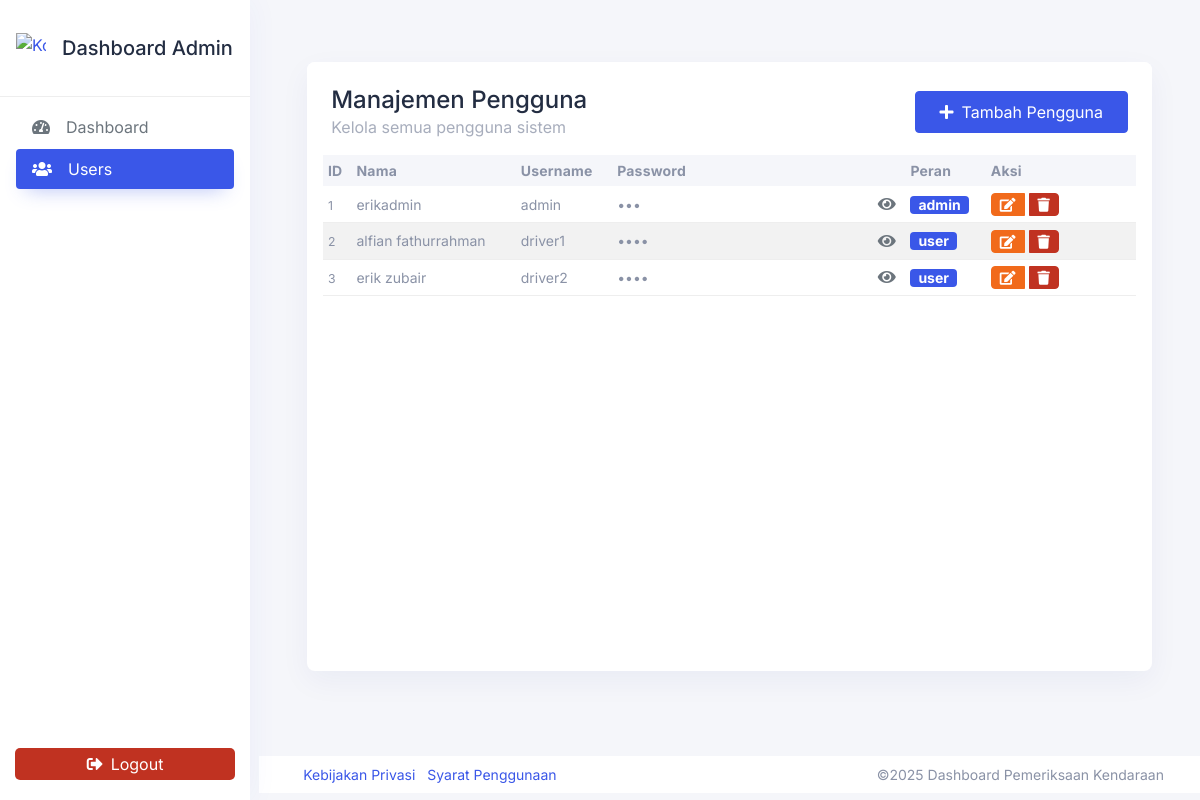
Page /dashboard/adminusers.php on the earlier database version.
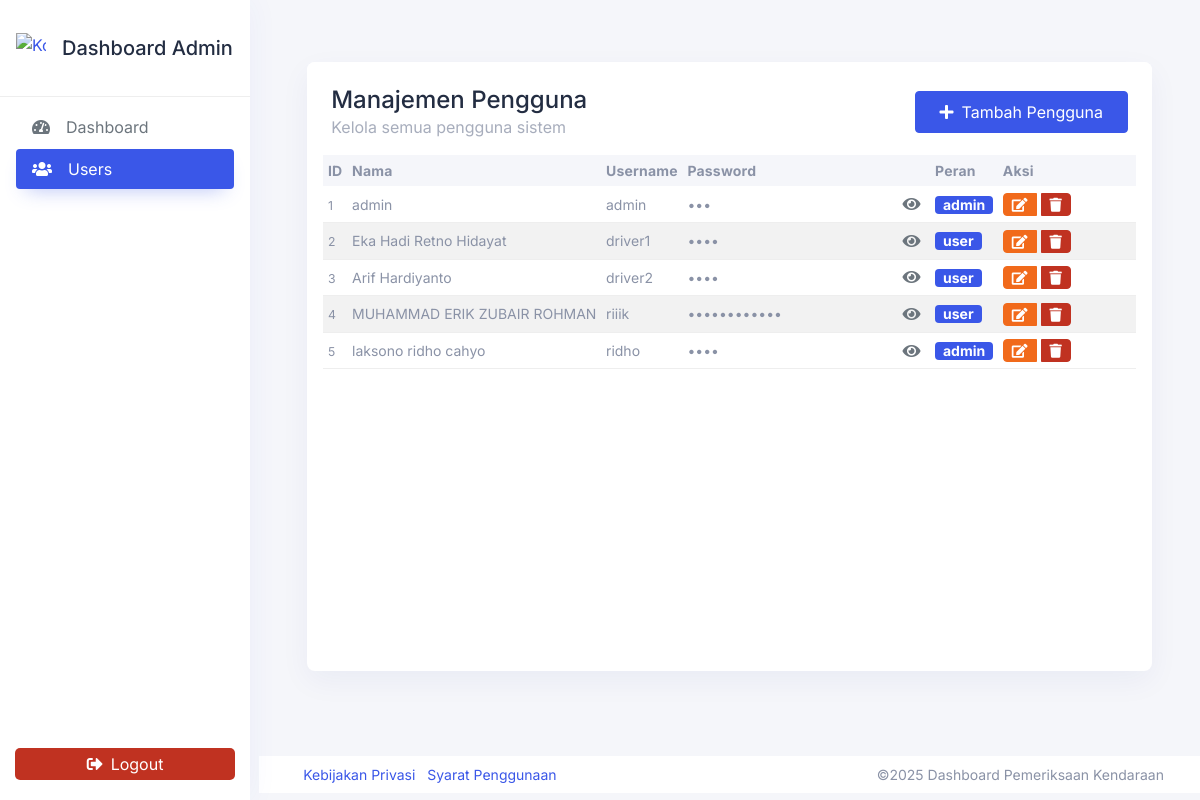
Same page on the later database version.
### tables this page shows
CREATE TABLE `users` (
  `id` int(11) NOT NULL,
  `name` varchar(255) NOT NULL,
  `username` varchar(255) NOT NULL,
  `password` varchar(255) NOT NULL,
  `role` enum('admin','user') NOT NULL
);

### dashboard/adminusers.php (the view, shortened to what this page needs)
<?php
$servername = "localhost";
$username = "root";
$password = "";
$database = "checkcar";
$conn = new mysqli($servername, $username, $password, $database);
$sql = "SELECT id, name, username, password, role FROM users";
$result = $conn->query($sql);
?>
<!DOCTYPE html>
<html lang="id" dir="ltr" data-bs-theme="light">
<head>
    <link href="https://cdn.jsdelivr.net/npm/@fortawesome/fontawesome-free@5.15.4/css/all.min.css" rel="stylesheet">
    <link rel="stylesheet" href="../assets/css/hope-ui.min.css">
    <link rel="stylesheet" href="../assets/css/custom.min.css">
    <link rel="stylesheet" href="https://cdnjs.cloudflare.com/ajax/libs/font-awesome/5.15.3/css/all.min.css">
</head>
<body>
    <div class="wrapper">
    <div class="wrapper">
    <button class="toggle-sidebar">
    </button>
    <aside class="sidebar sidebar-default sidebar-white sidebar-base navs-rounded-all">
        <div class="sidebar-header d-flex align-items-center justify-content-start">
            <a href="#" class="navbar-brand">
            <img src="../kmnf.png" alt="Kominfo Logo" class="icon-30">
                <h4 class="logo-title" style="font-size:20px">Dashboard Admin</h4>
            </a>
        </div>
        <div class="sidebar-body pt-0 data-scrollbar">
            <div class="sidebar-list">
                <ul class="navbar-nav iq-main-menu" id="sidebar-menu">
                    <li class="nav-item">
                        <a class="nav-link" href="index.php">
                            <i class="fas fa-tachometer-alt"></i>
                            <span class="item-name">Dashboard</span>
                        </a>
                    </li>
                    <li class="nav-item">
                        <a class="nav-link active" aria-current="page" href="#">
                            <i class="fas fa-users"></i>
                                 <span class="item-name">Users</span>
                                </a>
                            </li>
                </ul>
            </div>
        </div>
        <button class="logout-btn btn btn-danger w-90" onclick="handleLogout()">
            <i class="fas fa-sign-out-alt"></i>
            <span class="ms-2">Logout</span>
        </button>
    </aside>
    <main class="main-content">
        <div class="container-fluid content-inner mt-5 py-0">
            <div class="row">
                <div class="col-12">
                    <div class="card">
                        <div class="card-header d-flex justify-content-between align-items-center">
                            <div>
                                <h4 class="mb-0">Manajemen Pengguna</h4>
                                <p class="text-muted mb-0">Kelola semua pengguna sistem</p>
                            </div>
                            <button class="btn btn-primary" data-bs-toggle="modal" data-bs-target="#addUserModal">
                                <i class="fas fa-plus me-2"></i>Tambah Pengguna
                            </button>
                        </div>
                        <div class="card-body">
                            <div class="table-responsive">
                                <table class="table table-striped table-hover">
                                    <thead>
                                        <tr>
                                            <th>ID</th>
                                            <th>Nama</th>
                                            <th>Username</th>
                                            <th>Password</th>
                                            <th>Peran</th>
                                            <th width="150">Aksi</th>
                                        </tr>
                                    </thead>
                                    <tbody>
                                    <?php
                                    if ($result->num_rows > 0) {
                                        $nomor = 1;
                                        while($row = $result->fetch_assoc()) {
                                            echo "<tr class='align-middle'>";
                                            echo "<td><small>" . $nomor . "</small></td>";
                                            echo "<td>" . $row["name"] . "</td>";
                                            echo "<td>" . $row["username"] . "</td>";
                                            echo "<td class='password-cell'>";
                                            echo "<div class='d-flex align-items-center'>";
                                            echo "<input type='password' class='form-control-plaintext password-field py-0' id='password_" . $row["id"] . "' value='" . $row["password"] . "' readonly style='font-size: 14px;'>";
                                            echo "<button class='btn btn-link toggle-password-btn py-0 px-1' data-id='" . $row["id"] . "'>";
                                            echo "<i class='fas fa-eye'></i>";
                                            echo "</button>";
                                            echo "</div>";
                                            echo "</td>";
                                            echo "<td><small class='badge bg-primary'>" . $row["role"] . "</small></td>";
                                            echo "<td class='action-buttons'>";
                                            echo "<div class='btn-group btn-group-sm'>";
                                            echo "<button class='btn btn-warning btn-sm py-0 px-2' data-bs-toggle='modal' data-bs-target='#editModal" . $row["id"] . "'>";
                                            echo "<i class='fas fa-edit'></i>";
                                            echo "</button>";
                                            echo "<button class='btn btn-danger btn-sm py-0 px-2 ms-1' onclick='confirmDelete(" . $row["id"] . ")'>";
                                            echo "<i class='fas fa-trash'></i>";
                                            echo "</button>";
                                            echo "</div>";
                                            echo "</td>";
                                            echo "</tr>";
                                            $nomor++;
                                        }
                                    } else {
                                        echo "<tr><td colspan='6' class='text-center py-2'>Tidak ada data pengguna</td></tr>";
                                    }
                                    ?>
</tbody>
                                </table>
                            </div>
                        </div>
                    </div>
                </div>
            </div>
        </div>
        <footer class="footer">
                <div class="footer-body">
                    <ul class="left-panel list-inline mb-0 p-0">
                        <li class="list-inline-item"><a href="#">Kebijakan Privasi</a></li>
                        <li class="list-inline-item"><a href="#">Syarat Penggunaan</a></li>
                    </ul>
                    <div class="right-panel">
                        ©<?php echo date("Y"); ?> Dashboard Pemeriksaan Kendaraan
                    </div>
                </div>
            </footer>
    </main>
</div>
    </div>
</body>
</html>

### dashboard/adminusers.php (style rules this page uses)
.table td, .table th { padding: 0.3rem; font-size: 14px; }
.password-field { font-size: 14px; min-width: 100px; }
.action-buttons .btn { padding: 0.1rem 0.3rem; }
.card-body { padding: 1rem; }
.table-responsive { height: calc(100vh - 250px); overflow-y: auto; }
.password-cell { min-width: 200px; }
.password-field { background: transparent; border: none; width: auto; padding: 0; margin: 0; flex-grow: 1; }
.toggle-password-btn { padding: 0 5px; color: #6c757d; }
.form-control-plaintext:read-only { cursor: default; }
.container-fluid { max-width: 1400px; margin: 0 auto; }
.table-responsive { margin: 0; padding: 0; overflow-x: auto; -webkit-overflow-scrolling: touch; }
.btn-sm { padding: 0.25rem 0.5rem; font-size: 0.875rem; }
.table-responsive { max-height: 500px; overflow-y: auto; }
.sidebar { width: 250px; height: 100vh; position: fixed; transition: all 0.3s ease; }
.sidebar-header { padding: 15px; }
.sidebar-body { height: calc(100vh - 70px); }
.logout-btn { position: absolute; bottom: 20px; left: 15px; width: calc(100% - 30px); }
.logout-btn { position: absolute; bottom: 20px; left: 15px; width: calc(100% - 30px); padding: 8px 15px; border: none; border-radius: 5px; display: flex; align-items: center; justify-content: center; transition: all 0.3s ease; }
.table td, .table th { vertical-align: middle; }
.badge { font-size: 0.875rem; }
.icon-30 { height: 1.875rem; width: 1.875rem; margin-left: -15px; }
.logout-btn { position: absolute; bottom: 20px; left: 15px; width: calc(100% - 30px); padding: 4px 2px; border: none; border-radius: 5px; display: flex; align-items: center; justify-content: center; transition: all 0.3s ease; }
.nav-link.active { background-color: blue; color: white; }

Differences in the rows shown:
changed users (number 1 of 5 on the later page): name "erikadmin" → "admin"
changed users "driver1": name "alfian fathurrahman" → "Eka Hadi Retno Hidayat"
changed users "driver2": name "erik zubair" → "Arif Hardiyanto"
added users: name "MUHAMMAD ERIK ZUBAIR ROHMAN", username "riiik", role "user"
added users: name "laksono ridho cahyo", username "ridho", role "admin"
